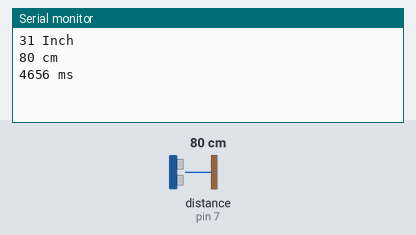
A sketch run on a simulated Arduino Uno, built with avr-gcc and run on an emulated ATmega328P. Parts: the last lines printed to the serial monitor. Inputs (shaded band) come from the test bench; at power-on: distance to the obstacle (sensor on pin 7) 80 cm. The echo pulse lasts 58.3 µs per cm.

Above: at 1.2 s.
1.3 s: distance to the obstacle (sensor on pin 7) set to 2 cm
At 4.1 s:
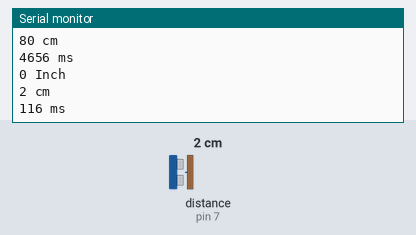
4.4 s: distance to the obstacle (sensor on pin 7) set to 4 cm
At 6.6 s:
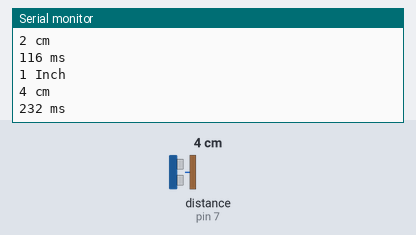
Timing chart, 0 to 8.1 s (numbered marks = the images above; inputs shaded):
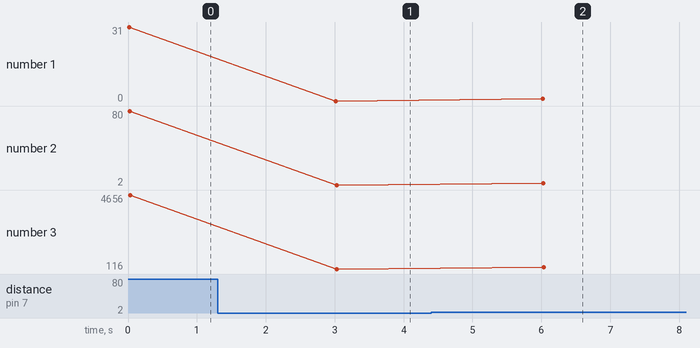

The sketch:

ImpLibCode.ino
```cpp
#include <Ultrasonic.h>
Ultrasonic ultrasonic(6,7); // (Trig PIN,Echo PIN)

int range_inch = 0; // Variable to store range in Inch
int range_cm = 0;   // Variable to store range in Centi meter
int time_ms = 0;    // Varibale to store echo time in ms
void setup() {
  Serial.begin(9600); // Initializing serial communication.
}

void loop()
{
  range_inch = ultrasonic.Ranging(INC); // function returns range in Inch.
  range_cm = ultrasonic.Ranging(CM);    // function returns range in cm.
  time_ms = ultrasonic.Timing();        // function returns echo time in ms
  Serial.print(range_inch);
  Serial.println(" Inch" );            // Printing range in Inch
  Serial.print(range_cm);              // Printing range in CM
  Serial.println(" cm" );
  Serial.print(time_ms);              // Printing echo time in ms
  Serial.println(" ms" );
  delay(3000);                         // waiting for a while
}
```

Measured:
- after the input at 1.3 s, the serial monitor: prints a new line after 1.7 s (image 1)
- after the input at 4.4 s, the serial monitor: prints a new line after 1.6 s (image 2)
- plotted number 1: 31 → 0 after the input at 1.3 s, 0 → 1 after the input at 4.4 s
- plotted number 2: 80 → 2 after the input at 1.3 s, 2 → 4 after the input at 4.4 s
- plotted number 3: 4656 → 116 after the input at 1.3 s, 116 → 232 after the input at 4.4 s
